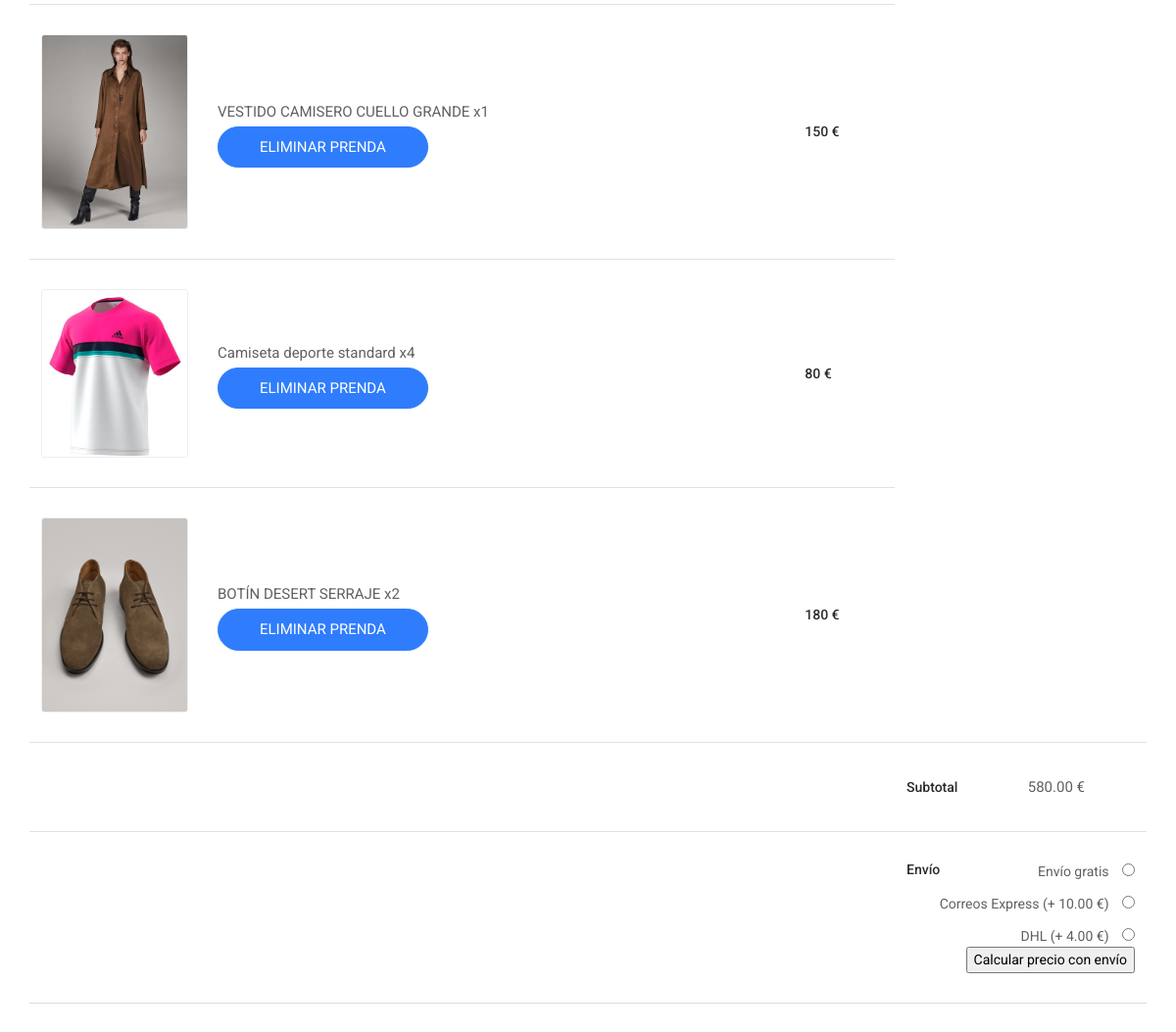
/cart/ (signed in, middle part), run on an earlier commit of the app's database.
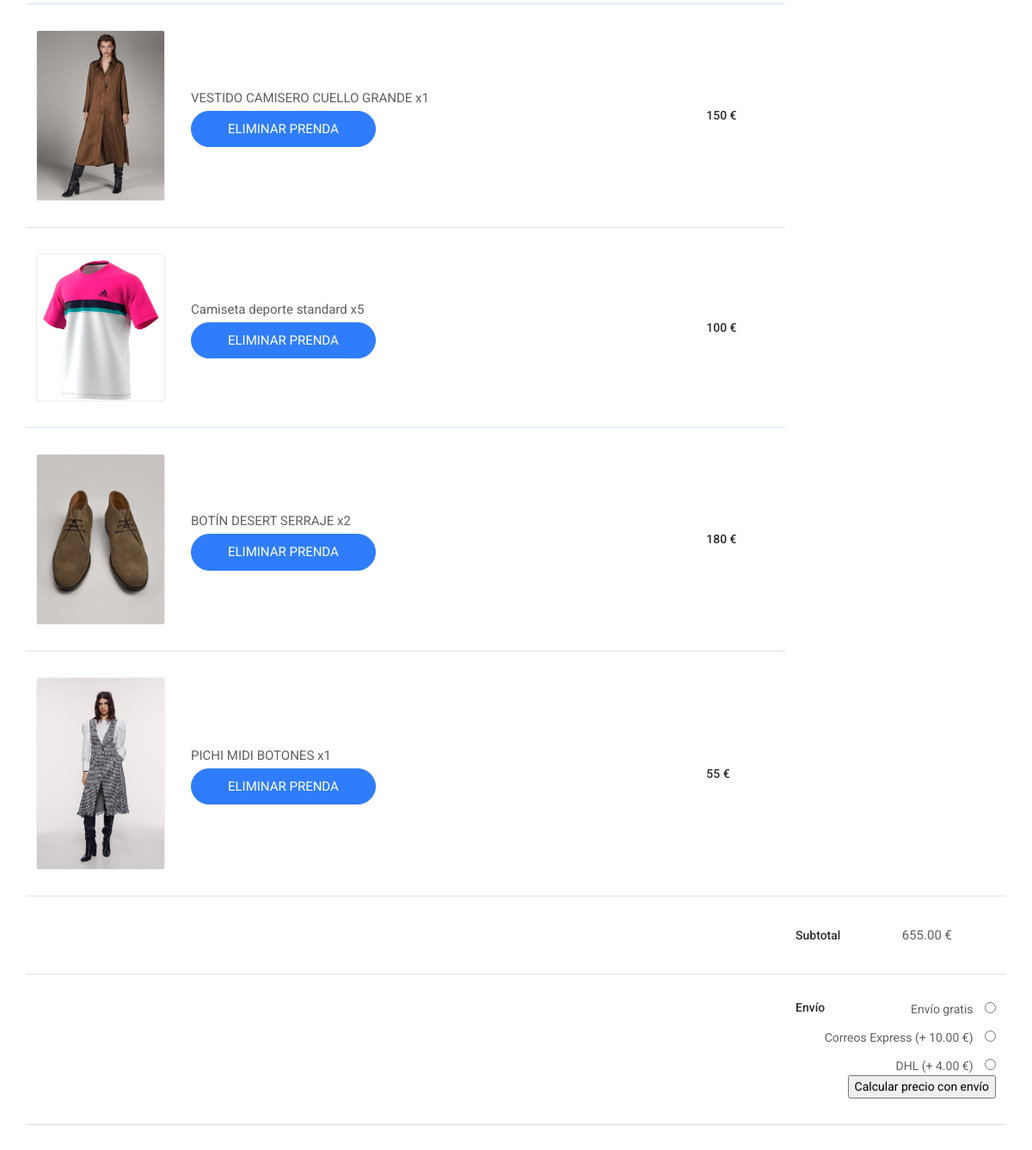
And on a later commit of the database.
### appIndiTDE/models.py (models this page shows, shortened)
class Carro(models.Model):
    usuario = models.ForeignKey(User, on_delete=models.CASCADE)
    ropa = models.ForeignKey('Ropa', on_delete=models.CASCADE)

class Ropa(models.Model):
    id = models.CharField(max_length = 10, primary_key =True)
    nombre = models.CharField(max_length = 30)
    tipo = models.CharField(max_length = 120)
    pvp = models.DecimalField(max_digits = 7, decimal_places = 2)
    pfinal = models.DecimalField(max_digits = 7, decimal_places = 2, default = pvp)
    categoria = models.CharField(max_length = 120)
    genero = models.CharField(max_length = 10, choices = TEME_CHOICES, default = 'unisex')
    desc = models.TextField()
    img = models.ImageField()
    marca = models.ForeignKey('Marca', on_delete = models.CASCADE)
    cantidad = models.IntegerField(default = 1)
    """docstring for Ropa."""

### appIndiTDE/views.py (the view)
# urls.py: path('cart/', views.cart, name='cart'),
def cart(request):
    if request.user.is_authenticated:
        user = request.user
        if request.method == 'POST':
            carroRopaID = request.POST.get('ropaEliminar')
            carro = Carro.objects.filter(id = carroRopaID)
            carro.delete()
        c = list(get_carro_completo())
        a = list(get_all_clothes())
        context = {
            'carro' : get_cantidades_ropa(c, user),
            'marcas': get_all_brands(a),
            'total' : get_total(get_clothes_by_user(c, user))
        }
        return render(request, 'inditde/cart.html', context)
    else:
        return redirect('index')

### appIndiTDE/views.py (called while the page is built)
def get_all_clothes():
    ropas = Ropa.objects.all()
    return ropas

def get_carro_completo():
    carro = Carro.objects.all()
    return carro

def get_all_brands(ropas):
    my_brands = []
    for i in ropas:
        if i.marca not in my_brands:
            my_brands.append(i.marca)
    return my_brands

def get_clothes_by_user(carro, user):
    my_carro = []
    for i in carro:
        if (i.usuario == user):
            my_carro.append(i)
    return my_carro

def get_cantidades_ropa(carro, user):
    my_carro = []
    for i in carro:
        if (i.usuario == user):
            if(len(my_carro) >= 1):
                c = any(x.ropa.nombre == i.ropa.nombre for x in my_carro)
                if c:
                    for x in my_carro:
                        if x.ropa.nombre == i.ropa.nombre:
                            x.ropa.cantidad = x.ropa.cantidad + 1
                else:
                    i.ropa.cantidad = 1
                    my_carro.append(i)
            else:
                i.ropa.cantidad = 1
                my_carro.append(i)
    return my_carro

def get_total(carro):
    suma = 0
    for i in carro:
        suma += i.ropa.pfinal
    return suma

### appIndiTDE/templates/inditde/cart.html (shortened to what this page needs)
{% extends "inditde/base.html" %}
{% block content %}
<section class="cart_area section_padding">
    <div class="container">
        <div class="cart_inner">
            <div class="table-responsive">
                <table class="table">
                    <tbody>
                    {% for r in carro %}
                    <tr>
                        <td>
                            <div class="media">
                                <div class="d-flex">
                                    <img src="{{MEDIA_URL}}{{r.ropa.img.url}}" alt=""/>
                                </div>
                                <div class="media-body">
                                    <p>{{r.ropa.nombre}}  x{{r.ropa.cantidad}}</p>
                                    <form action="{% url 'cart' %}" method="POST">
                                        <button class="btn_3" value="{{r.id}}" name='ropaEliminar' type="submit">Eliminar Prenda
                                        </button>
                                    </form>
                                </div>
                            </div>
                        </td>
                        <td>
                            <h5>{% widthratio r.ropa.pfinal 1 r.ropa.cantidad %} €</h5>
                        </td>
                    </tr>
                    {% endfor %}
                    <tr>
                        <td></td>
                        <td></td>
                        <td>
                            <h5>Subtotal</h5>
                        </td>
                        <td>
                            <p id="precioSinEnv">{{total}} €</p>
                        </td>
                    </tr>
                    <tr class="shipping_area">
                        <td></td>
                        <td></td>
                        <td>
                            <h5>Envío</h5>
                        </td>
                        <td>
                            <div class="shipping_box">
                                <ul class="list">
                                    <li>
                                        Envío gratis
                                        <input type="radio" name="envio" value="gratis">
                                    </li>
                                    <li>
                                        Correos Express (+ 10.00 €)
                                        <input type="radio" name="envio" value="correos">
                                    </li>
                                    <li>
                                        DHL (+ 4.00 €)
                                        <input type="radio" name="envio" value="dhl">
                                    </li>
                                </ul>
                                <input type="button" onclick="calcular()" value="Calcular precio con envío"/>
                            </div>
                        </td>
                    </tr>
                    </tbody>
                </table>
            </div>
        </div>
</section>
{% endblock %}

What changed in the data, as far as the page shows it:
computed for Carro "Camiseta deporte standard": ropa.cantidad "4" → "5"; ropa.cantidad "80" → "100"
added Carro: ropa.img (picture), ropa.nombre "PICHI MIDI BOTONES", ropa.cantidad "1", {{ r.id }} 11 (drawn), ropa.cantidad "55"
Also different on the page:
{{ total }}: "580.00" → "655.00"
